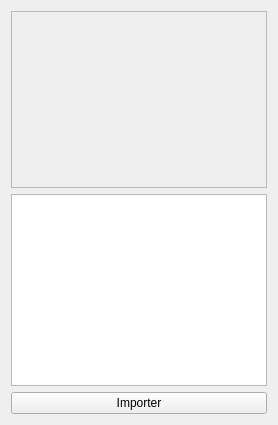
<?xml version="1.0" encoding="UTF-8"?>
<ui version="4.0">
 <class>ElementWidget</class>
 <widget class="QWidget" name="ElementWidget">
  <property name="geometry">
   <rect>
    <x>0</x>
    <y>0</y>
    <width>274</width>
    <height>425</height>
   </rect>
  </property>
  <property name="sizePolicy">
   <sizepolicy hsizetype="Minimum" vsizetype="Minimum">
    <horstretch>0</horstretch>
    <verstretch>0</verstretch>
   </sizepolicy>
  </property>
  <property name="windowTitle">
   <string>Form</string>
  </property>
  <layout class="QVBoxLayout" name="verticalLayout_4">
   <item>
    <widget class="QScrollArea" name="elementScrollArea">
     <property name="widgetResizable">
      <bool>true</bool>
     </property>
     <widget class="QWidget" name="elementScrollContent">
      <property name="geometry">
       <rect>
        <x>0</x>
        <y>0</y>
        <width>254</width>
        <height>174</height>
       </rect>
      </property>
      <layout class="QVBoxLayout" name="verticalLayout_2"/>
     </widget>
    </widget>
   </item>
   <item>
    <widget class="QTreeView" name="treeView">
     <property name="sizePolicy">
      <sizepolicy hsizetype="Minimum" vsizetype="Minimum">
       <horstretch>0</horstretch>
       <verstretch>0</verstretch>
      </sizepolicy>
     </property>
    </widget>
   </item>
   <item>
    <widget class="QPushButton" name="importButton">
     <property name="text">
      <string>Importer</string>
     </property>
    </widget>
   </item>
  </layout>
 </widget>
 <resources/>
 <connections/>
</ui>
